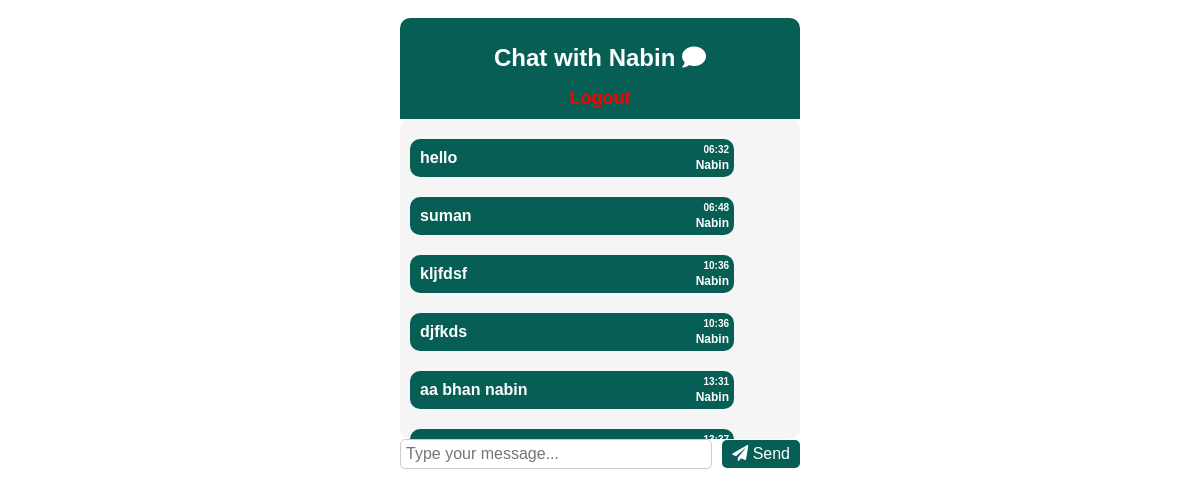
The app's page /chat/Nabin/ (signed in) with its own data.
### Chatter/models.py (models this page shows, shortened)
class Message(models.Model):
    sender = models.ForeignKey(
        User, on_delete=models.CASCADE, related_name='sent_messages')
    receiver = models.ForeignKey(
        User, on_delete=models.CASCADE, related_name='received_messages')
    content = models.TextField()
    timestamp = models.DateTimeField(auto_now_add=True)

### Chatter/views.py (the view)
# urls.py: path('<str:username>/', views.chat_view, name='chat_view'),
@login_required
def chat_view(request, username):
    user = get_object_or_404(User, username=username)
    if request.user == user:
        return redirect('chat_home')
    messages = Message.objects.filter(sender=request.user, receiver=user) | Message.objects.filter(
        sender=user, receiver=request.user)
    messages = messages.order_by('timestamp')
    return render(request, 'chat.html', {
        'user': user,
        'messages': messages,
    })

### templates/chat.html (shortened to what this page needs)
<!DOCTYPE html>
<html>
<head>
    <link rel="stylesheet" href="https://cdnjs.cloudflare.com/ajax/libs/font-awesome/5.15.3/css/all.min.css">
</head>
<body>
    <div class="chat-container">
        <div class="chat-header">
            <h1>Chat with {{ user.username }} <i class="fas fa-comment"></i></h1>
            <a href="{% url 'logout' %}" class="btnlog">Logout</a>
        </div>
        <div class="chat__item__container" id="id_chat_item_container">
            {% for message in messages %}
            <div
                class="chat-message {% if message.sender.username == request.user.username %}right{% else %}left{% endif %}">
                <span class="message-username">{{ message.sender.username }}</span>
                <span class="message-text">{{ message.content }}</span>
                <span class="message-timestamp">{{ message.timestamp|date:"H:i" }}</span>
            </div>
            {% endfor %}
        </div>
        <div class="chat-input-container">
            <input type="text" id="id_message_send_input" placeholder="Type your message..." />
            <button type="submit" id="id_message_send_button"><i class="fas fa-paper-plane"></i> Send</button>
        </div>
    </div>
</body>
</html>

### templates/chat.html (style rules this page uses)
body { font-family: Arial, sans-serif; }
.chat-container { max-width: 400px; margin: 0 auto; padding: 10px; }
.chat-header { text-align: center; background-color: #075e54; color: #fff; padding: 10px; border-top-left-radius: 10px; border-top-right-radius: 10px; }
.chat-header h1 { font-size: 24px; }
.chat__item__container { background-color: #f5f5f5; padding: 10px; border-radius: 10px; height: 300px; max-height: 300px; overflow-y: auto; }
.chat-input-container { display: flex; align-items: center; }
#id_message_send_input { flex: 1; padding: 5px; border: 1px solid #ccc; border-radius: 5px; font-size: 16px; }
#id_message_send_button { padding: 5px 10px; background-color: #075e54; color: #fff; border: none; border-radius: 5px; font-size: 16px; cursor: pointer; margin-left: 10px; }
.chat-message { background-color: #e4f9f5; border-radius: 10px; margin: 10px 0; padding: 10px; position: relative; }
.chat-message.left { background-color: #075e54; width: 80%; float: left; clear: both; margin-left: 0; margin-right: auto; }
.chat-message span { font-weight: bold; color: white; }
.message-timestamp { font-size: 10px; position: absolute; top: 5px; right: 5px; }
.message-username { font-size: 12px; position: absolute; bottom: 5px; right: 5px; }
.btnlog { color:red; font-size: large; text-decoration: none; font-weight: bold; align-items: end; }

### records on screen
Message: sender.username "Nabin", content "hello", timestamp "06:32"
Message: sender.username "Nabin", content "suman", timestamp "06:48"
Message: sender.username "Nabin", content "kljfdsf", timestamp "10:36"
Message: sender.username "Nabin", content "djfkds", timestamp "10:36"
Message: sender.username "Nabin", content "aa bhan nabin", timestamp "13:31"

### other values on screen
{{ user.username }} "Nabin"
